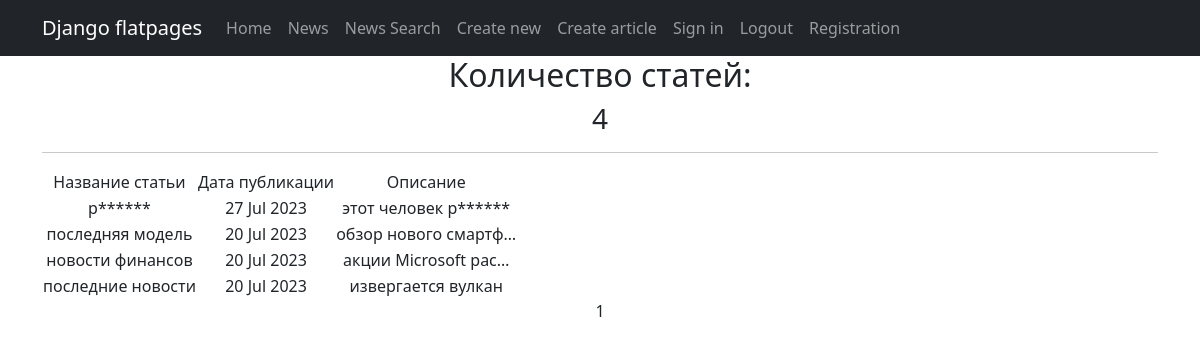
The page /news/ on the database as committed earlier.
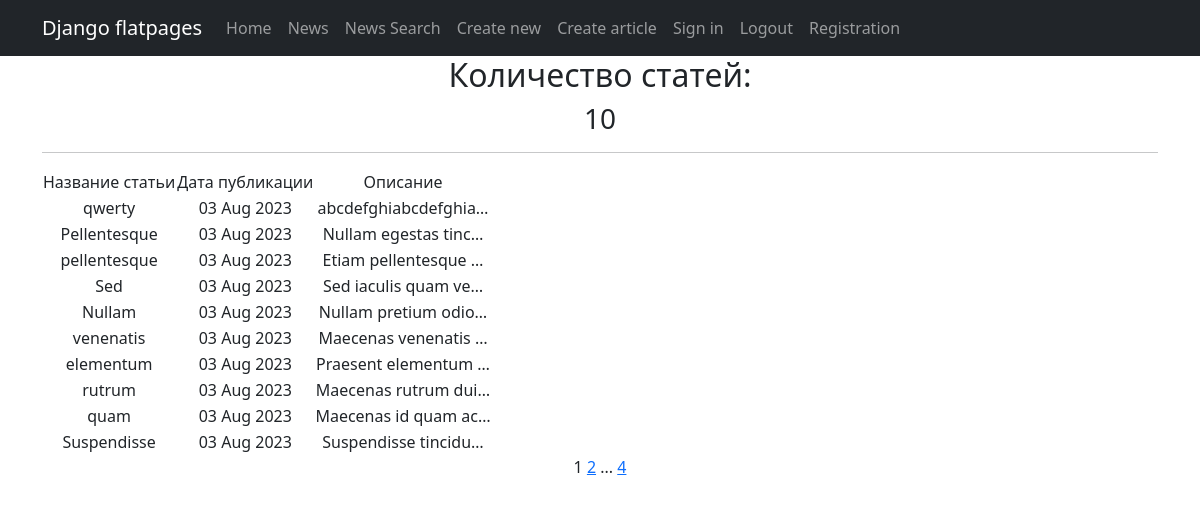
The same page on the database as committed later.
### news/models.py (models this page shows, shortened)
class Post(models.Model):
    objects = None
    article = 'AR'
    news = 'NE'
    types = [
        (news, 'Новость'),
        (article, 'Статья')
    ]
    post_author = models.ForeignKey(Author, on_delete=models.CASCADE)
    type = models.CharField(max_length=100, choices=types)
    post_time = models.DateTimeField(default=django.utils.timezone.now)
    categories = models.ManyToManyField(Category, through="PostCategory")
    title = models.CharField(max_length=255, null=False)
    text = models.TextField()
    rating = models.IntegerField(default=0)

### news/views.py (the view)
# urls.py: path('', PostsList.as_view()),
class PostsList(ListView):
    model = Post
    ordering = '-id'
    template_name = 'news.html'
    context_object_name = 'posts'
    paginate_by = 10
    logger.info('Страница постов загружена!')

### news/templatetags/custom_filters.py (called while the page is built)
@register.filter()
def censor(text):
    new_content = text
    for i in CNSRD:
        new_content = new_content.replace(i,i[:1]+ '*'*(len(i)-1))
    return new_content

### templates/news.html (shortened to what this page needs)
{% extends 'flatpages/default.html' %}
{% load custom_filters %}
{% block content %}
    <h2> Количество статей:</h2>
   <h3>{{ posts|length }}</h3>
   <hr>
   {% if posts %}
       <table>
           <tr>
               <td>Название статьи</td>
               <td>Дата публикации</td>
               <td>Описание</td>
           </tr>
           {% for posts in posts %}
           <tr>
               <td>{{ posts.title|censor }}</td>
               <td>{{ posts.post_time|date:'d M Y' }}</td>
               <td>{{ posts.text|truncatechars:20|censor }}</td>
           </tr>
           {% endfor %}
       </table>
   {% else %}
       <h2>Статей нет!</h2>
   {% endif %}
   {{ page_obj.number }}
   {% if page_obj.has_next %}
       <a href="?page={{ page_obj.next_page_number }}">{{ page_obj.next_page_number }}</a>
       {% if paginator.num_pages != page_obj.next_page_number %}
           ...
           <a href="?page={{ page_obj.paginator.num_pages }}">{{ page_obj.paginator.num_pages }}</a>
       {% endif %}
   {% endif %}
{% endblock content %}

Rows that differ between the two databases and show on the page:
no longer on this page (row unchanged): Post: title|censor "р******", post_time "27 Jul 2023", text|censor "этот человек р******"
no longer on this page (row unchanged): Post: title|censor "последняя модель", post_time "20 Jul 2023", text|censor "обзор нового смартф…"
no longer on this page (row unchanged): Post: title|censor "новости финансов", post_time "20 Jul 2023", text|censor "акции Microsoft рас…"
no longer on this page (row unchanged): Post: title|censor "последние новости", post_time "20 Jul 2023", text|censor "извергается вулкан"
added Post: title|censor "qwerty", post_time "03 Aug 2023", text|censor "abcdefghiabcdefghia…"
added Post: title|censor "Pellentesque", post_time "03 Aug 2023", text|censor "Nullam egestas tinc…"
added Post: title|censor "pellentesque", post_time "03 Aug 2023", text|censor "Etiam pellentesque …"
added Post: title|censor "Sed", post_time "03 Aug 2023", text|censor "Sed iaculis quam ve…"
added Post: title|censor "Nullam", post_time "03 Aug 2023", text|censor "Nullam pretium odio…"
added Post: title|censor "venenatis", post_time "03 Aug 2023", text|censor "Maecenas venenatis …"
added Post: title|censor "elementum", post_time "03 Aug 2023", text|censor "Praesent elementum …"
added Post: title|censor "rutrum", post_time "03 Aug 2023", text|censor "Maecenas rutrum dui…"
added Post: title|censor "quam", post_time "03 Aug 2023", text|censor "Maecenas id quam ac…"
added Post: title|censor "Suspendisse", post_time "03 Aug 2023", text|censor "Suspendisse tincidu…"
Other text that changed with them:
{{ posts|length }}: "4" → "10"
{{ page_obj.next_page_number }}: (not shown) → "2"
{{ page_obj.paginator.num_pages }}: (not shown) → "4"
